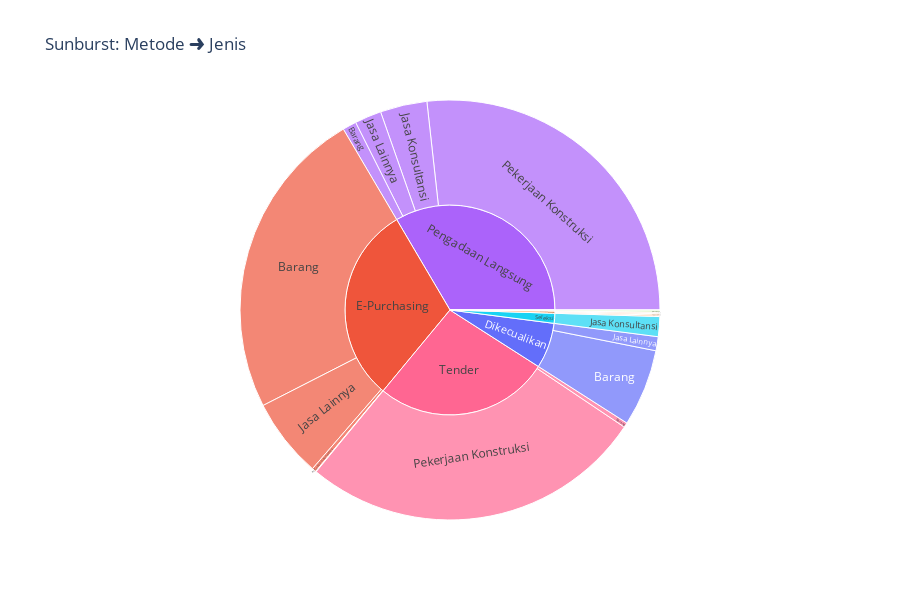

The notebook cell saved with this chart:
### Markdown cell above
### 1.5 Sunburst (Metode ➜ Jenis)

### Code cell
subset = df.copy()
subset['Metode'] = subset['metode_pengadaan'].fillna('Lainnya')
subset['Jenis'] = subset['jenis_pengadaan'].fillna('Lainnya')
fig = px.sunburst(subset, path=['Metode', 'Jenis'], values='pagu',
                 title='Sunburst: Metode ➜ Jenis', color='Metode')
fig.update_layout(height=600)
fig.show()

### Figure 1 — Plotly figure (JSON) as saved in the notebook; plotly's stock layout.template omitted (floating-point values rounded to 4 significant figures)
{"data": [{"branchvalues": "total", "customdata": [["Dikecualikan"], ["Dikecualikan"], ["Dikecualikan"], ["E-Purchasing"], ["E-Purchasing"], ["E-Purchasing"], ["E-Purchasing"], ["E-Purchasing"], ["E-Purchasing"], ["E-Purchasing"], ["Kontes"], ["Kontes"], ["Pengadaan Langsung"], ["Pengadaan Langsung"], ["Pengadaan Langsung"], ["Pengadaan Langsung"], ["Pengadaan Langsung"], ["Penunjukan Langsung"], ["Penunjukan Langsung"], ["Penunjukan Langsung"], ["Penunjukan Langsung"], ["Penunjukan Langsung"], ["Seleksi"], ["Seleksi"], ["Tender"], ["Tender"], ["Tender"], ["Tender Cepat"], ["Tender Cepat"]], "domain": {"x": [0, 1], "y": [0, 1]}, "hovertemplate": "labels=%{label}<br>pagu=%{value}<br>parent=%{parent}<br>id=%{id}<br>Metode=%{customdata[0]}<extra></extra>", "ids": ["Dikecualikan", "Dikecualikan/Jasa Lainnya", "Dikecualikan/Barang", "E-Purchasing", "E-Purchasing/Lainnya", "E-Purchasing/Barang", "E-Purchasing/Jasa Lainnya", "E-Purchasing/Barang;Barang", "E-Purchasing/Jasa Konsultansi", "E-Purchasing/Pekerjaan Konstruksi", "Kontes/Barang", "Kontes", "Pengadaan Langsung/Barang", "Pengadaan Langsung/Pekerjaan Konstruksi", "Pengadaan Langsung/Jasa Lainnya", "Pengadaan Langsung/Jasa Konsultansi", "Pengadaan Langsung", "Penunjukan Langsung", "Penunjukan Langsung/Jasa Konsultansi", "Penunjukan Langsung/Pekerjaan Konstruksi", "Penunjukan Langsung/Barang", "Penunjukan Langsung/Jasa Lainnya", "Seleksi/Jasa Konsultansi", "Seleksi", "Tender/Barang", "Tender", "Tender/Pekerjaan Konstruksi", "Tender Cepat", "Tender Cepat/Jasa Lainnya"], "labels": ["Dikecualikan", "Jasa Lainnya", "Barang", "E-Purchasing", "Lainnya", "Barang", "Jasa Lainnya", "Barang;Barang", "Jasa Konsultansi", "Pekerjaan Konstruksi", "Barang", "Kontes", "Barang", "Pekerjaan Konstruksi", "Jasa Lainnya", "Jasa Konsultansi", "Pengadaan Langsung", "Penunjukan Langsung", "Jasa Konsultansi", "Pekerjaan Konstruksi", "Barang", "Jasa Lainnya", "Jasa Konsultansi", "Seleksi", "Barang", "Tender", "Pekerjaan Konstruksi", "Tender Cepat", "Jasa Lainnya"], "marker": {"colors": ["#636efa", "#636efa", "#636efa", "#EF553B", "#EF553B", "#EF553B", "#EF553B", "#EF553B", "#EF553B", "#EF553B", "#00cc96", "#00cc96", "#ab63fa", "#ab63fa", "#ab63fa", "#ab63fa", "#ab63fa", "#FFA15A", "#FFA15A", "#FFA15A", "#FFA15A", "#FFA15A", "#19d3f3", "#19d3f3", "#FF6692", "#FF6692", "#FF6692", "#B6E880", "#B6E880"]}, "name": "", "parents": ["", "Dikecualikan", "Dikecualikan", "", "E-Purchasing", "E-Purchasing", "E-Purchasing", "E-Purchasing", "E-Purchasing", "E-Purchasing", "Kontes", "", "Pengadaan Langsung", "Pengadaan Langsung", "Pengadaan Langsung", "Pengadaan Langsung", "", "", "Penunjukan Langsung", "Penunjukan Langsung", "Penunjukan Langsung", "Penunjukan Langsung", "Seleksi", "", "Tender", "", "Tender", "", "Tender Cepat"], "type": "sunburst", "values": [148100000000.0, 22790000000.0, 125300000000.0, 644400000000.0, 632500.0, 507600000000.0, 129200000000.0, 41500000.0, 930900000.0, 6731000000.0, 1984000.0, 1984000.0, 22410000000.0, 565000000000.0, 43420000000.0, 76130000000.0, 707000000000.0, 7201000000.0, 2240000000.0, 380800000.0, 2219000000.0, 2362000000.0, 32410000000.0, 32410000000.0, 7700000000.0, 569100000000.0, 561400000000.0, 3328000000.0, 3328000000.0]}], "layout": {"height": 600, "legend": {"tracegroupgap": 0}, "title": {"text": "Sunburst: Metode ➜ Jenis"}}}
